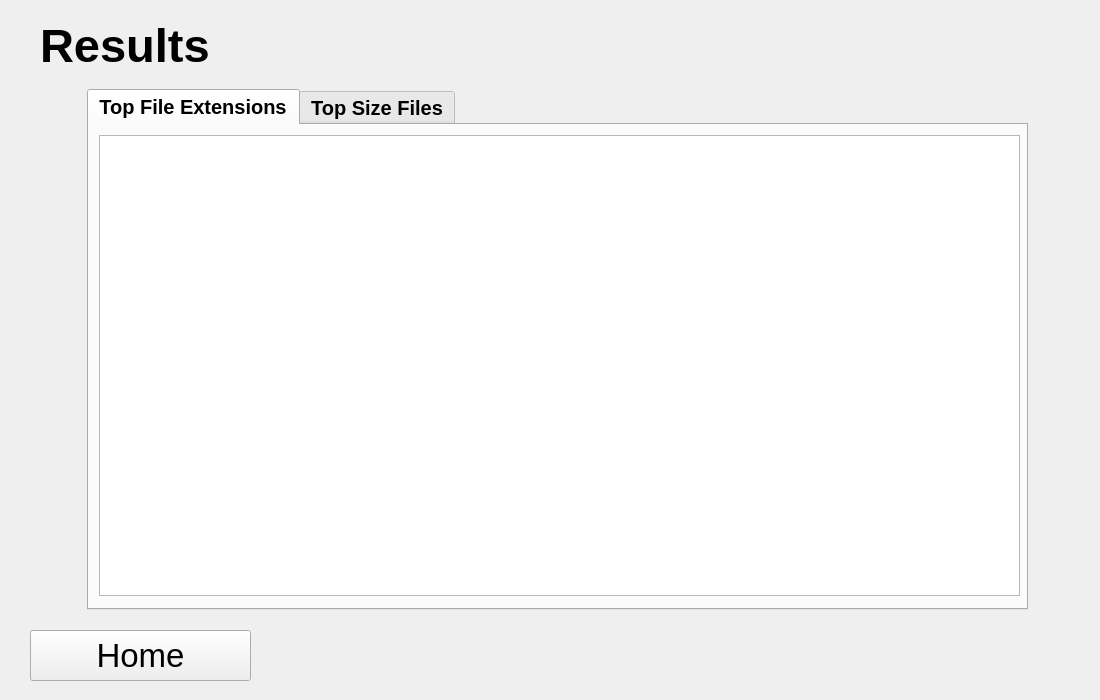
<?xml version="1.0" encoding="UTF-8"?>
<ui version="4.0">
 <class>Form</class>
 <widget class="QWidget" name="Form">
  <property name="geometry">
   <rect>
    <x>0</x>
    <y>0</y>
    <width>1100</width>
    <height>700</height>
   </rect>
  </property>
  <property name="windowTitle">
   <string>Form</string>
  </property>
  <widget class="QLabel" name="label">
   <property name="geometry">
    <rect>
     <x>40</x>
     <y>20</y>
     <width>201</width>
     <height>51</height>
    </rect>
   </property>
   <property name="font">
    <font>
     <pointsize>35</pointsize>
     <weight>75</weight>
     <bold>true</bold>
    </font>
   </property>
   <property name="text">
    <string>Results</string>
   </property>
  </widget>
  <widget class="QPushButton" name="homeButton">
   <property name="geometry">
    <rect>
     <x>30</x>
     <y>630</y>
     <width>221</width>
     <height>51</height>
    </rect>
   </property>
   <property name="font">
    <font>
     <pointsize>25</pointsize>
    </font>
   </property>
   <property name="text">
    <string>Home</string>
   </property>
  </widget>
  <widget class="QTabWidget" name="tabWidget">
   <property name="geometry">
    <rect>
     <x>87</x>
     <y>89</y>
     <width>941</width>
     <height>521</height>
    </rect>
   </property>
   <property name="font">
    <font>
     <pointsize>15</pointsize>
     <weight>75</weight>
     <bold>true</bold>
    </font>
   </property>
   <property name="currentIndex">
    <number>0</number>
   </property>
   <widget class="QWidget" name="topFileExtensionsTab">
    <attribute name="title">
     <string>Top File Extensions</string>
    </attribute>
    <widget class="QGraphicsView" name="topFileExtensionsPieChart">
     <property name="geometry">
      <rect>
       <x>10</x>
       <y>10</y>
       <width>921</width>
       <height>461</height>
      </rect>
     </property>
    </widget>
   </widget>
   <widget class="QWidget" name="topSizeFiles">
    <attribute name="title">
     <string>Top Size Files</string>
    </attribute>
    <widget class="QTableView" name="topSizeFilesTableView">
     <property name="geometry">
      <rect>
       <x>10</x>
       <y>10</y>
       <width>911</width>
       <height>461</height>
      </rect>
     </property>
     <property name="font">
      <font>
       <pointsize>11</pointsize>
      </font>
     </property>
     <property name="sortingEnabled">
      <bool>false</bool>
     </property>
     <attribute name="horizontalHeaderShowSortIndicator" stdset="0">
      <bool>false</bool>
     </attribute>
    </widget>
   </widget>
  </widget>
  <zorder>tabWidget</zorder>
  <zorder>label</zorder>
  <zorder>homeButton</zorder>
 </widget>
 <resources/>
 <connections/>
</ui>
